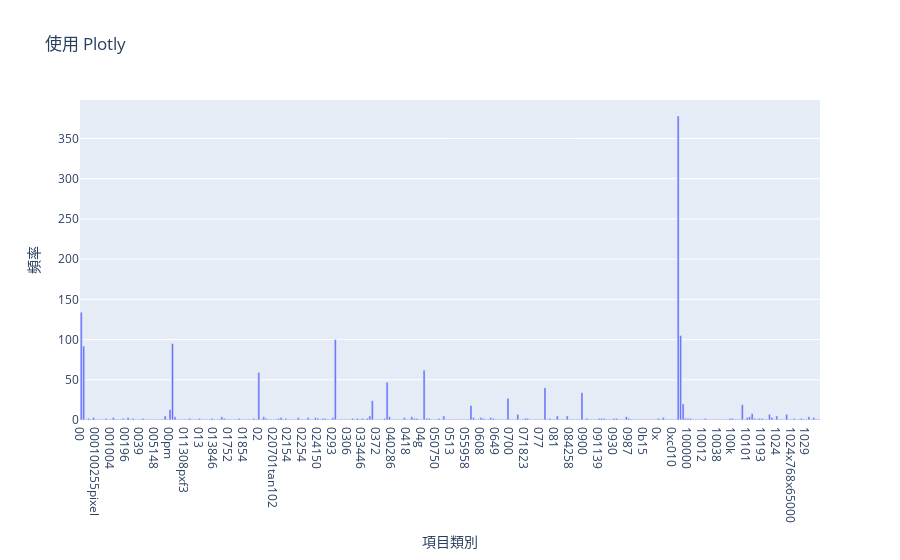

Notebook cell for this chart:
### Markdown cell above
### >>> **Exercise 12 (take home):**
If you want a nicer interactive visualization here, I would encourage you try to install and use plotly to achieve this.

### >>> **練習 12（帶回家）：**
如果你想要一個更美觀的互動式視覺化效果，我鼓勵你嘗試安裝並使用 plotly 來實現。

### Code cell
fig = py.graph_objects.Figure(data=[
    py.graph_objects.Bar(x=count_vect.get_feature_names_out()[:300], 
            y=term_frequencies[:300])
])
fig.update_layout(
    title_text='使用 Plotly ',
    xaxis_title='項目類別',
    yaxis_title='頻率',

)

### Figure 1 — Plotly figure (JSON) as saved in the notebook; plotly's stock layout.template omitted (floating-point values rounded to 4 significant figures; data arrays with more than 128 entries replaced by an {"elided": "..."} marker saying what was removed)
{"data": [{"type": "bar", "x": {"elided": "300 str values"}, "y": {"elided": "300 int values"}}], "layout": {"title": {"text": "使用 Plotly "}, "xaxis": {"title": {"text": "項目類別"}}, "yaxis": {"title": {"text": "頻率"}}}}
